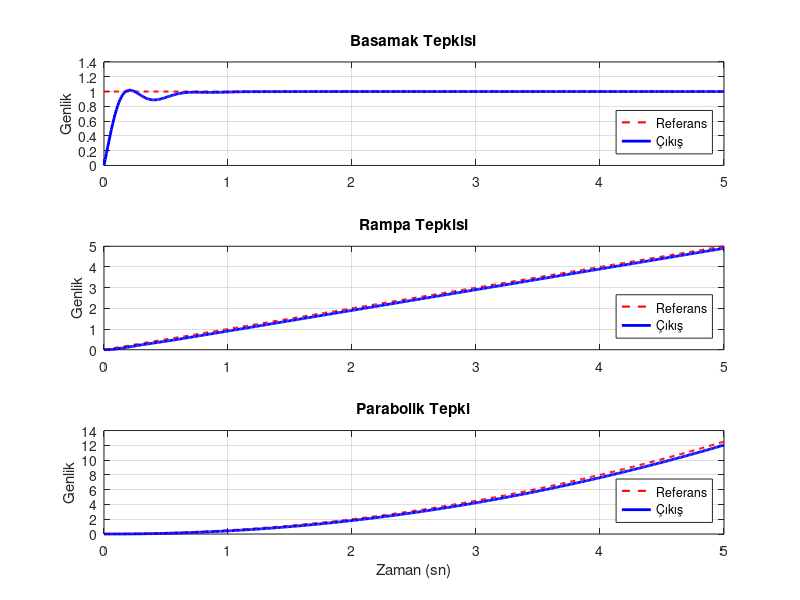

This chart was generated by the following MATLAB code:
clc; clear; close all; 

  

num = 2.31; 

den = [0.0025 0.02 0.205]; 

G = tf(num, den); 

  

Kp = 0.17689; 

Ki = 0.90333; 

Kd = 0.0086598; 

C = pid(Kp, Ki, Kd); 

  

T = feedback(C*G, 1); 

  

t = 0:0.01:5; 

r_step = ones(size(t)); 

r_ramp = t; 

r_parabolic = 0.5 * t.^2; 

  

[y_step, ~] = lsim(T, r_step, t); 

[y_ramp, ~] = lsim(T, r_ramp, t); 

[y_parabolic, ~] = lsim(T, r_parabolic, t); 

  

figure('Name', 'Sistem Tepki Analizi', 'Color', 'white'); 

  

subplot(3,1,1); 

plot(t, r_step, 'r--', 'LineWidth', 1.5); hold on; 

plot(t, y_step, 'b', 'LineWidth', 2); 

title('Basamak Tepkisi'); 

legend('Referans', 'Çıkış', 'Location', 'SouthEast'); 

grid on; ylabel('Genlik'); 

  

subplot(3,1,2); 

plot(t, r_ramp, 'r--', 'LineWidth', 1.5); hold on; 

plot(t, y_ramp, 'b', 'LineWidth', 2); 

title('Rampa Tepkisi'); 

legend('Referans', 'Çıkış', 'Location', 'SouthEast'); 

grid on; ylabel('Genlik'); 

  

subplot(3,1,3); 

plot(t, r_parabolic, 'r--', 'LineWidth', 1.5); hold on; 

plot(t, y_parabolic, 'b', 'LineWidth', 2); 

title('Parabolik Tepki'); 

legend('Referans', 'Çıkış', 'Location', 'SouthEast'); 

grid on; ylabel('Genlik'); xlabel('Zaman (sn)'); 
